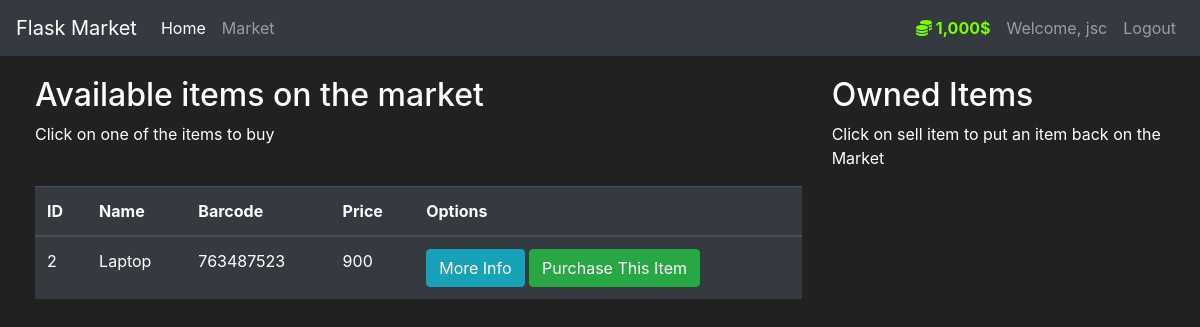
The app's page /market (signed in) with its own data.
### market/models.py (models this page shows, shortened)
class User(db.Model, UserMixin):
    id = db.Column(db.Integer(), primary_key=True)
    username = db.Column(db.String(length=30), nullable=False, unique=True)
    email = db.Column(db.String(length=50), nullable=False, unique=True)
    password_hash = db.Column(db.String(length=60), nullable=False)
    budget = db.Column(db.Integer(), nullable=False, default=1000)
    items = db.relationship("Item", backref="owned_user", lazy=True)
    @property
    def prettier_budget(self):
        if len(str(self.budget)) >= 4:
            return f"{str(self.budget)[:-3]},{str(self.budget)[-3:]}$"
        else:
            return f"{self.budget}$"
        return
    @property
    def password(self):
        return self.password

class Item(db.Model):
    id = db.Column(db.Integer(), primary_key=True)
    name = db.Column(db.String(length=30), nullable=False, unique=True)
    price = db.Column(db.Integer(), nullable=False)
    barcode = db.Column(db.String(length=12), nullable=False, unique=True)
    description = db.Column(db.String(length=1024), nullable=False, unique=True)
    owner = db.Column(db.Integer(), db.ForeignKey("user.id"))

### market/routes.py (the view, shortened to what this page needs)
@app.route("/market", methods=["GET", "POST"])
@login_required
def market_page():
    purchase_form = PurchaseItemForm()
    selling_form = SellItemForm()
    if request.method == "GET":
        items = Item.query.filter_by(owner=None)
        owned_items = Item.query.filter_by(owner=current_user.id)
        return render_template("market.html", items=items, purchase_form=purchase_form, owned_items=owned_items, selling_form=selling_form)

### market/models.py (called while the page is built)
@login_manager.user_loader
def load_user(user_id):
    return User.query.get(int(user_id))

### market/templates/market.html (shortened to what this page needs)
{% extends "base.html" %}
{% block content %}
<div class="row" style="margin-top:20px; margin-left: 20px;">
   <div class="col-8">
      <h2>Available items on the market</h2>
      <p>Click on one of the items to buy </p>
      <br>
      <table class="table table-hover table-dark">
         <thead>
            <tr>
               <th scope="col">ID</th>
               <th scope="col">Name</th>
               <th scope="col">Barcode</th>
               <th scope="col">Price</th>
               <th scope="col">Options</th>
            </tr>
         </thead>
         <tbody>
            {% for item in items %}
            <tr>
               <td>{{ item.id }}</td>
               <td>{{ item.name }}</td>
               <td>{{ item.barcode }}</td>
               <td>{{ item.price }}</td>
               <td>
                  <button class="btn btn-outline btn-info" data-toggle="modal" data-target="#Modal_MoreInfo-{{ item.id }}">More Info</button>
                  <button class="btn btn-outline btn-success" data-toggle="modal" data-target="#Modal_PurchaseConfirm-{{ item.id }}">Purchase This Item</button>
               </td>
            </tr>
            {% endfor %}
         </tbody>
      </table>
   </div>
   <div class="col-4">
      <h2>Owned Items</h2>
      <p>Click on sell item to put an item back on the Market</p>
   </div>
</div>
{% endblock %}

### market/templates/base.html (shortened to what this page needs)
<!doctype html>
<html lang="en">
   <head>
      <link rel="stylesheet" href="https://cdn.jsdelivr.net/npm/bootstrap@4.5.3/dist/css/bootstrap.min.css">
      <link rel="stylesheet" href="https://cdnjs.cloudflare.com/ajax/libs/font-awesome/5.15.4/css/all.min.css">
   </head>
   <body>
      <nav class="navbar navbar-expand-md navbar-dark bg-dark">
        <a class="navbar-brand" href="#">Flask Market</a>
        <div class="collapse navbar-collapse" id="navbarNav">
          <ul class="navbar-nav mr-auto">
            <li class="nav-item active">
              <a class="nav-link" href="{{ url_for('home_page')}}">Home <span class="sr-only">(current)</span></a>
            </li>
            <li class="nav-item">
              <a class="nav-link" href="{{ url_for('market_page')}}">Market</a>
            </li>
          </ul>
            {% if current_user.is_authenticated %}
                <ul class="navbar-nav">
                     <li class="nav-item">
                        <a class="nav-link" style="color: lawngreen; font-weight: bold">
                            <i class="fas fa-coins"></i>
                            {{ current_user.prettier_budget }}
                        </a>
                    </li>
                    <li class="nav-item">
                        <a class="nav-link">Welcome, {{ current_user.username}}</a>
                    </li>
                    <li class="nav-item">
                        <a class="nav-link" href="{{ url_for('logout_page')}}">Logout</a>
                    </li>
                </ul>
            {% endif %}
        </div>
      </nav>
      {% block content %}
      {% endblock %}
   </body>
</html>

### market/templates/base.html (style rules this page uses)
body { background-color: #212121; color: white }

### records on screen
User: prettier_budget "1,000$", username "jsc"
Item: id "2", name "Laptop", barcode "763487523", price "900"
